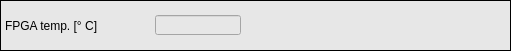
   <widget class="caFrame" name="caframe_6">
    <property name="geometry">
     <rect>
      <x>5</x>
      <y>490</y>
      <width>511</width>
      <height>51</height>
     </rect>
    </property>
    <property name="styleSheet">
     <string notr="true">background-color: rgb(231, 231, 231);</string>
    </property>
    <property name="frameShape">
     <enum>QFrame::Box</enum>
    </property>
    <property name="frameShadow">
     <enum>QFrame::Plain</enum>
    </property>
    <property name="lineWidth">
     <number>1</number>
    </property>
    <property name="midLineWidth">
     <number>1</number>
    </property>
    <property name="background">
     <color>
      <red>0</red>
      <green>0</green>
      <blue>0</blue>
     </color>
    </property>
    <property name="backgroundMode">
     <enum>caFrame::Filled</enum>
    </property>
    <widget class="caRelatedDisplay" name="hp_temp">
     <property name="geometry">
      <rect>
       <x>255</x>
       <y>10</y>
       <width>120</width>
       <height>31</height>
      </rect>
     </property>
     <property name="font">
      <font>
       <family>Sans Serif</family>
       <pointsize>10</pointsize>
      </font>
     </property>
     <property name="background">
      <color>
       <red>252</red>
       <green>220</green>
       <blue>123</blue>
      </color>
     </property>
     <property name="labels">
      <string notr="true">High precision
temperature sensors</string>
     </property>
     <property name="files">
      <string notr="true">hp_temperatures</string>
     </property>
     <property name="args">
      <string notr="true">BPM=$(BPM)</string>
     </property>
     <property name="fontScaleMode">
      <enum>EPushButton::WidthAndHeight</enum>
     </property>
    </widget>
    <widget class="QLabel" name="label_32">
     <property name="geometry">
      <rect>
       <x>5</x>
       <y>15</y>
       <width>151</width>
       <height>21</height>
      </rect>
     </property>
     <property name="font">
      <font>
       <pointsize>9</pointsize>
      </font>
     </property>
     <property name="text">
      <string>FPGA temp. [° C]</string>
     </property>
    </widget>
    <widget class="caLineEdit" name="calineedit_26">
     <property name="geometry">
      <rect>
       <x>155</x>
       <y>15</y>
       <width>86</width>
       <height>20</height>
      </rect>
     </property>
     <property name="font">
      <font>
       <family>Sans Serif</family>
       <pointsize>10</pointsize>
      </font>
     </property>
     <property name="alignment">
      <set>Qt::AlignCenter</set>
     </property>
     <property name="readOnly">
      <bool>true</bool>
     </property>
     <property name="channel" stdset="0">
      <string notr="true">$(BPM):sensors:temp_mon</string>
     </property>
     <property name="foreground">
      <color>
       <red>0</red>
       <green>0</green>
       <blue>0</blue>
      </color>
     </property>
     <property name="background">
      <color>
       <red>255</red>
       <green>255</green>
       <blue>255</blue>
      </color>
     </property>
     <property name="colorMode">
      <enum>caLineEdit::Static</enum>
     </property>
     <property name="frameLineWidth" stdset="0">
      <number>1</number>
     </property>
     <property name="fontScaleMode">
      <enum>caLineEdit::WidthAndHeight</enum>
     </property>
     <property name="unitsEnabled">
      <bool>true</bool>
     </property>
    </widget>
   </widget>
